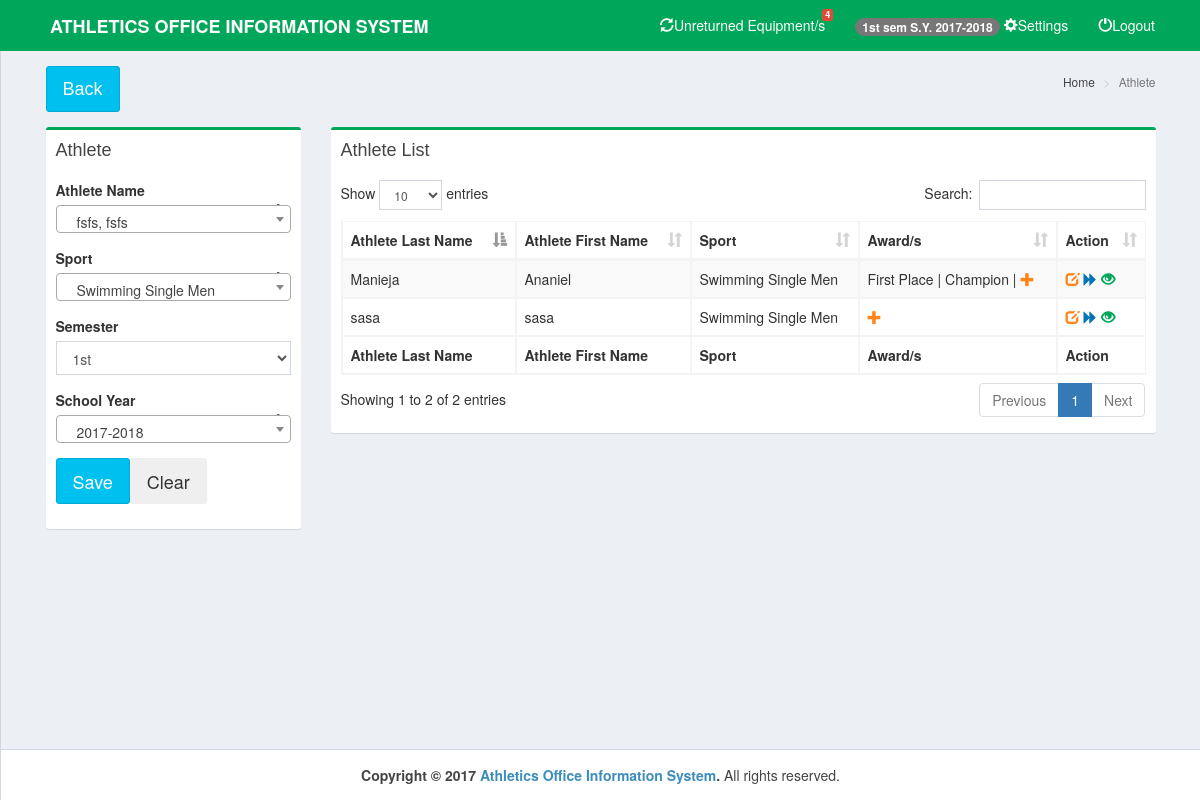
/pages/athlete.php (signed in), run on the app's committed database.
### tables this page shows
CREATE TABLE IF NOT EXISTS `settings` (
  `settings_id` int(11) NOT NULL AUTO_INCREMENT,
  `sem` varchar(15) NOT NULL,
  `sy` varchar(30) NOT NULL,
  PRIMARY KEY (`settings_id`)
);

CREATE TABLE IF NOT EXISTS `athlete` (
  `athlete_id` int(11) NOT NULL AUTO_INCREMENT,
  `sports_id` varchar(100) NOT NULL,
  `sem` varchar(10) NOT NULL,
  `sy` varchar(15) NOT NULL,
  `member_id` int(11) NOT NULL,
  PRIMARY KEY (`athlete_id`)
);

CREATE TABLE IF NOT EXISTS `member` (
  `member_id` int(11) NOT NULL AUTO_INCREMENT,
  `member_last` varchar(30) NOT NULL,
  `member_first` varchar(30) NOT NULL,
  `gender` varchar(10) NOT NULL,
  `ys` varchar(10) NOT NULL,
  `member_type` varchar(10) NOT NULL,
  `course` varchar(15) NOT NULL,
  `address` varchar(100) NOT NULL,
  PRIMARY KEY (`member_id`)
);

CREATE TABLE IF NOT EXISTS `sports` (
  `sports_id` int(11) NOT NULL AUTO_INCREMENT,
  `sports_name` varchar(100) NOT NULL,
  `sports_type` varchar(100) NOT NULL,
  `sports_gender` varchar(100) NOT NULL,
  `member_id` int(11) NOT NULL,
  PRIMARY KEY (`sports_id`)
);

CREATE TABLE IF NOT EXISTS `award` (
  `award_id` int(11) NOT NULL AUTO_INCREMENT,
  `athlete_id` int(11) NOT NULL,
  `award` varchar(200) NOT NULL,
  PRIMARY KEY (`award_id`)
);

### pages/athlete.php (the view, shortened to what this page needs)
<!DOCTYPE html>
<html>
  <head>
    <link rel="stylesheet" href="../bootstrap/css/bootstrap.min.css">
    <link rel="stylesheet" href="../plugins/datatables/dataTables.bootstrap.css">
    <link rel="stylesheet" href="../dist/css/AdminLTE.min.css">
    <link rel="stylesheet" href="../plugins/select2/select2.min.css">
    <link rel="stylesheet" href="../dist/css/skins/_all-skins.min.css">
 </head>
  <body class="hold-transition skin-green-light layout-top-nav">
    <div class="wrapper">
      <?php include('../dist/includes/header.php');
      include('../dist/includes/dbcon.php');
      ?>
      <div class="content-wrapper">
        <div class="container">
          <section class="content-header">
            <h1>
              <a class="btn btn-lg btn-info" href="home.php">Back</a>
            </h1>
            <ol class="breadcrumb">
              <li><a href="#"><i class="fa fa-dashboard"></i> Home</a></li>
              <li class="active">Athlete</li>
            </ol>
          </section>
          <section class="content">
            <div class="row">
	      <div class="col-md-3">
              <div class="box box-success">
                <div class="box-header">
                  <h3 class="box-title">Athlete</h3>
                </div>
                <div class="box-body">
                  <form method="post" action="athlete_add.php" enctype="multipart/form-data">
                  <div class="form-group">
                    <label for="date">Athlete Name</label>
                    <div class="input-group col-md-12">
                      <select class="form-control select2" style="width: 100%;" name="name" required>
                        <?php
                          $query2=mysqli_query($con,"select * from member where member_type='Student' order by member_last,member_first")or die(mysqli_error($con));
                              while($row2=mysqli_fetch_array($query2)){
                        ?>
                              <option value="<?php echo $row2['member_id'];?>"><?php echo $row2['member_last'].", ".$row2['member_first'];?></option>
                        <?php }?>
                        </select>
                    </div>
                  </div>
                  <div class="form-group">
                    <label for="date">Sport</label>
                    <div class="input-group col-md-12">
                      <select class="form-control select2" style="width: 100%;" name="sport" required>
                        <?php
                          $query2=mysqli_query($con,"select * from sports order by sports_name")or die(mysqli_error($con));
                              while($row2=mysqli_fetch_array($query2)){
                        ?>
                              <option value="<?php echo $row2['sports_id'];?>"><?php echo $row2['sports_name']." ".$row2['sports_type']." ".$row2['sports_gender'];?></option>
                        <?php }?>
                        </select>
                    </div>
                  </div>
                  <div class="form-group">
                    <label for="date">Semester</label>
                    <div class="input-group col-md-12">
                        <select class="form-control" style="width: 100%;" name="sem" required>
                              <option><?php echo $sem;?></option>
                        </select>
                    </div>
                </div>
                <div class="form-group">
                    <label for="date">School Year</label>
                    <div class="input-group col-md-12">
                      <select class="form-control select2" style="width: 100%;" name="sy" required>
                              <option><?php echo $sy;?></option>
                        </select>
                    </div>
                  </div>
                  <div class="form-group">
                    <div class="input-group">
                      <button class="btn btn-info btn-lg" id="daterange-btn" name="">
                        Save
                      </button>
					             <button class="btn btn-lg" id="daterange-btn">
                        Clear
                      </button>
                    </div>
                  </div>
				</form>
                </div>
              </div>
            </div>
            <div class="col-xs-9">
              <div class="box box-success">
                <div class="box-header">
                  <h3 class="box-title">Athlete List
                  </h3>
                </div>
                <div class="box-body">
                  <table id="example1" class="table table-bordered table-striped">
                    <thead>
                      <tr>
                        <th>Athlete Last Name</th>
                        <th>Athlete First Name</th>
                        <th>Sport</th>
                        <th>Award/s</th>
                        <th>Action</th>
                      </tr>
                    </thead>
                    <tbody>
                    <form method="post" action="forward.php">
<?php
		$query=mysqli_query($con,"select *,athlete.member_id as member from athlete natural join member left join sports on athlete.sports_id=sports.sports_id where sem='$sem' and sy='$sy'")or die(mysqli_error($con));
		    while($row=mysqli_fetch_array($query)){
          $aid=$row['athlete_id'];
?>
                      <tr>
                        <td><?php echo $row['member_last'];?></td>
                        <td><?php echo $row['member_first'];?></td>
                        <td><?php echo $row['sports_name']." ".$row['sports_type']." ".$row['sports_gender'];?></td>
                        <td>
                          <?php
                            $aw=mysqli_query($con,"select * from award where athlete_id='$aid'")or die(mysqli_error($con));
                                while($rowaw=mysqli_fetch_array($aw)){
                                  echo $rowaw['award']." | ";
                                }
                          ?>
                        <a href="#award<?php echo $row['athlete_id'];?>" data-target="#award<?php echo $row['athlete_id'];?>" data-toggle="modal" style="color:#fff;" class="small-box-footer"><i class="glyphicon glyphicon-plus text-orange"></i></a>
                        </td>
                        <td>
				                  <a href="#update<?php echo $row['athlete_id'];?>" data-target="#update<?php echo $row['athlete_id'];?>" data-toggle="modal" style="color:#fff;" class="small-box-footer"><i class="glyphicon glyphicon-edit text-orange"></i></a>
                          <a href="#forward<?php echo $row['athlete_id'];?>" data-target="#forward<?php echo $row['athlete_id'];?>" data-toggle="modal" style="color:#fff;" class="small-box-footer"><i class="glyphicon glyphicon-forward text-blue"></i></a>
                          <a href="profile.php?id=<?php echo $row['member'];?>" style="color:#fff;" class="small-box-footer"><i class="glyphicon glyphicon-eye-open text-green"></i></a>
						            </td>
                      </tr>
<div id="update<?php echo $row['athlete_id'];?>" class="modal fade in" tabindex="-1" role="dialog" aria-labelledby="myModalLabel" aria-hidden="true" style="display: none;">
	<div class="modal-dialog">
	  <div class="modal-content" style="height:auto">
			  </form>
        </div>
        </div>
 </div>
<?php }?>
                    <tfoot>
                      <tr>
                        <th>Athlete Last Name</th>
                        <th>Athlete First Name</th>
                        <th>Sport</th>
                        <th>Award/s</th>
                        <th>Action</th>
                      </tr>
                    </tfoot>
                </div>
            </div>
          </div>
        </div>
      <?php include('../dist/includes/footer.php');?>
  </body>
</html>

### dist/includes/header.php (shortened to what this page needs)
<?php
  include('../dist/includes/dbcon.php');
  $query=mysqli_query($con,"select * from settings")or die(mysqli_error($con));
    $row=mysqli_fetch_array($query);
    $sem=$row['sem'];
    $sy=$row['sy'];
?>
      <header class="main-header">
        <nav class="navbar navbar-static-top">
          <div class="container">
            <div class="navbar-header" style="padding-left:20px">
              <a href="home.php" class="navbar-brand"><b>ATHLETICS OFFICE INFORMATION SYSTEM</b></a>
            </div>
              <div class="navbar-custom-menu">
                <ul class="nav navbar-nav">
                  <li class="dropdown notifications-menu">
                    <a href="#" class="dropdown-toggle" data-toggle="dropdown">
                      <i class="glyphicon glyphicon-refresh"></i>Unreturned Equipment/s
                      <span class="label label-danger">
                      <?php
                      $query=mysqli_query($con,"select COUNT(*) as count from borrow where status='0'")or die(mysqli_error());
		                    	$row=mysqli_fetch_array($query);
		                      echo $row['count'];
			                 ?>
                      </span>
                    </a>
                  </li>
                  <li class="dropdown notifications-menu">
                    <a href="settings.php">
                      <span class="badge badge-danger"><?php echo $sem." sem S.Y. ".$sy;?></span>
                      <i class="glyphicon glyphicon-cog"></i>Settings
                    </a>
                  </li>
                  <li class="">
                    <a href="logout.php" class="dropdown-toggle">
                      <i class="glyphicon glyphicon-off"></i>Logout
                    </a>
                  </li>
                </ul>
              </div>
          </div>
        </nav>
      </header>

### data on the page
settings: sem "1st", sy "2017-2018"
athlete: member.member_last "Manieja", member.member_first "Ananiel", sports.sports_name "Swimming", sports.sports_type "Single", sports.sports_gender "Men"
award: award "First Place"
award: award "Champion"
athlete: member.member_last "sasa", member.member_first "sasa", sports.sports_name "Swimming", sports.sports_type "Single", sports.sports_gender "Men"

### other printed values
$row['count'] "4"
form field name "fsfs, fsfs"
form field sport "Swimming Single Men"
